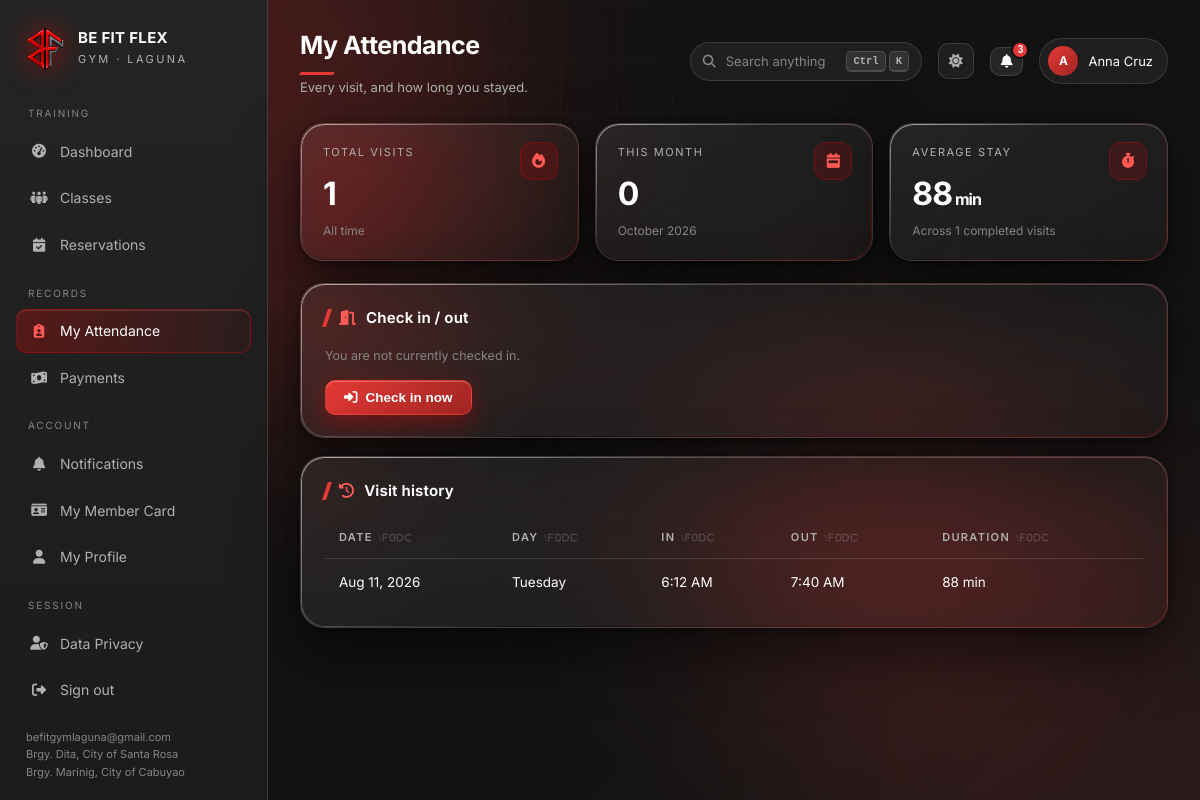
The app's page /member/attendance.php (signed in) with its own data.
### tables this page shows
CREATE TABLE attendance (
    attendance_id VARCHAR(50) PRIMARY KEY,
    member_id VARCHAR(50) NULL,
    day_pass_id VARCHAR(50) NULL,
    check_in_time DATETIME NOT NULL,
    check_out_time DATETIME,
    attendance_date DATE NOT NULL,
    created_at TIMESTAMP DEFAULT CURRENT_TIMESTAMP,
    FOREIGN KEY (member_id) REFERENCES members(member_id) ON DELETE CASCADE,
    FOREIGN KEY (day_pass_id) REFERENCES day_passes(pass_id) ON DELETE CASCADE,
    INDEX idx_member_id (member_id), INDEX idx_day_pass_id (day_pass_id), INDEX idx_attendance_date (attendance_date)
);

### config/db.php (called while the page is built, shortened)
<?php
function db(): PDO
{
    static $pdo = null;
    if ($pdo instanceof PDO) {
        return $pdo;
    }
    $dsn = sprintf('mysql:host=%s;port=%s;dbname=%s;charset=utf8mb4', DB['host'], DB['port'], DB['name']);
    try {
        $pdo = new PDO($dsn, DB['user'], DB['pass'], [
            PDO::ATTR_ERRMODE            => PDO::ERRMODE_EXCEPTION,
            PDO::ATTR_DEFAULT_FETCH_MODE => PDO::FETCH_ASSOC,
            PDO::ATTR_EMULATE_PREPARES   => false,
        ]);
    } catch (PDOException $e) {
        http_response_code(500);
        error_log('Database connection failed: ' . $e->getMessage());
        echo '<!doctype html><meta charset="utf-8">'
           . '<div style="font:16px system-ui;background:#0a0a0a;color:#eee;padding:40px;height:100vh">'
           . '<h1 style="color:#E10600">Database connection failed</h1>'
           . '<p>MySQL is not reachable, the database has not been imported, or its environment variables are incorrect.</p>'
           . '<p>Check the database service and application logs, then verify the MYSQLHOST, MYSQLPORT, MYSQLDATABASE, MYSQLUSER, and MYSQLPASSWORD settings.</p></div>';
        exit;
    }
    return $pdo;
}

### includes/helpers.php (called while the page is built, shortened)
<?php
function dt(?string $v, string $fmt = 'M j, Y'): string
{
    $ts = strtotime($v);
    return $ts ? date($fmt, $ts) : '—';
}
function stmt(string $sql): PDOStatement
{
    static $cache = [];
    return $cache[$sql] ??= db()->prepare($sql);
}
function scalar(string $sql, array $args = []): mixed
{
    $s = stmt($sql);
    $s->execute($args);
    $v = $s->fetchColumn();
    return $v;
}
function rows(string $sql, array $args = []): array
{
    $s = stmt($sql);
    $s->execute($args);
    $r = $s->fetchAll();
    return $r;
}
function row(string $sql, array $args = []): ?array
{
    $s = stmt($sql);
    $s->execute($args);
    $r = $s->fetch();
    return $r ?: null;
}

### member/attendance.php (the view, shortened to what this page needs)
<?php
$mid = $_SESSION['member_id'] ?? '';
$open = row('SELECT * FROM attendance WHERE member_id = ? AND check_out_time IS NULL ORDER BY check_in_time DESC LIMIT 1', [$mid]);
$all  = rows('SELECT * FROM attendance WHERE member_id = ? ORDER BY check_in_time DESC LIMIT 60', [$mid]);
$total = count($all);
$mins = 0; $counted = 0;
foreach ($all as $a) {
    if ($a['check_out_time']) {
        $mins += (strtotime($a['check_out_time']) - strtotime($a['check_in_time'])) / 60;
        $counted++;
    }
}
$avg = $counted ? round($mins / $counted) : 0;
$thisMonth = (int) scalar("SELECT COUNT(*) FROM attendance WHERE member_id = ? AND DATE_FORMAT(attendance_date,'%Y-%m') = DATE_FORMAT(CURDATE(),'%Y-%m')", [$mid]);
include __DIR__ . '/../includes/header.php';
?>
<div class="stats">
  <div class="stat glass hover"><div class="ico"><i class="fa-solid fa-fire"></i></div>
    <div class="label">Total visits</div><div class="value"><?= $total ?></div>
    <div class="note">All time</div></div>
  <div class="stat glass hover"><div class="ico"><i class="fa-solid fa-calendar-week"></i></div>
    <div class="label">This month</div><div class="value"><?= $thisMonth ?></div>
    <div class="note"><?= date('F Y') ?></div></div>
  <div class="stat glass hover"><div class="ico"><i class="fa-solid fa-stopwatch"></i></div>
    <div class="label">Average stay</div><div class="value"><?= $avg ?><span style="font-size:16px"> min</span></div>
    <div class="note">Across <?= $counted ?> completed visits</div></div>
</div>
<div class="panel glass">
  <h2><i class="fa-solid fa-door-open"></i> Check in / out</h2>
  <?php if ($open): ?>
    <p class="note" style="margin-bottom:14px">
      You checked in at <b><?= date('g:i A', strtotime($open['check_in_time'])) ?></b> today.</p>
    <form method="post">
      <?= csrf_field() ?>
      <input type="hidden" name="action" value="check_out">
      <button class="btn red"><i class="fa-solid fa-right-from-bracket"></i> Check out</button>
    </form>
  <?php else: ?>
    <p class="note" style="margin-bottom:14px">You are not currently checked in.</p>
    <form method="post">
      <button class="btn red"><i class="fa-solid fa-right-to-bracket"></i> Check in now</button>
    </form>
  <?php endif; ?>
</div>
<div class="panel glass">
  <h2><i class="fa-solid fa-clock-rotate-left"></i> Visit history</h2>
  <?php if (!$all): ?>
    <div class="empty"><i class="fa-solid fa-door-closed"></i>No visits recorded yet.</div>
  <?php else: ?>
  <div class="table-wrap"><table>
    <thead><tr><th>Date</th><th>Day</th><th>In</th><th>Out</th><th>Duration</th></tr></thead>
    <tbody>
    <?php foreach ($all as $a):
      $d = $a['check_out_time'] ? round((strtotime($a['check_out_time']) - strtotime($a['check_in_time'])) / 60) : null; ?>
      <tr>
        <td><?= dt($a['attendance_date']) ?></td>
        <td class="mono"><?= date('l', strtotime($a['attendance_date'])) ?></td>
        <td><?= date('g:i A', strtotime($a['check_in_time'])) ?></td>
        <td><?= $a['check_out_time'] ? date('g:i A', strtotime($a['check_out_time'])) : '<span class="chip warn">open</span>' ?></td>
        <td><?= $d !== null ? $d . ' min' : '—' ?></td>
      </tr>
    <?php endforeach; ?>
    </tbody>
  </table></div>
  <?php endif; ?>
</div>
<?php include __DIR__ . '/../includes/footer.php'; ?>

### assets/css/glass.css (style rules this page uses)
:root { --red: #E53935; --red-hot: #FF5A56; --red-deep: #9F2522; --ink: #121212; --ink-2: #1F1F1F; --glass: rgba(255,255,255,.055); --glass-2: rgba(255,255,255,.085); --stroke: rgba(255,255,255,.13); --stroke-hot: rgba(225,6,0,.45); --text: #FFFFFF; --muted: #B0B0B0; --dim: #858585; --ok: #22C55E; --warn: #F59E0B; --bad: #EF4444; --info: #38BDF8; --r-lg: 24px; --r-md: 16px; --r-sm: 10px; --blur: saturate(180%) blur(22px); --shadow: 0 24px 60px rgba(0,0,0,.55), 0 2px 8px rgba(0,0,0,.4); --edge: inset 0 1px 0 rgba(255,255,255,.20), inset 0 -1px 0 rgba(0,0,0,.35); }
* { box-sizing: border-box; margin: 0; padding: 0; }
html { scroll-behavior: smooth; }
body { min-height: 100vh; background: var(--ink); color: var(--text); font: 15px/1.55 "Inter", -apple-system, BlinkMacSystemFont, "Segoe UI", Roboto, Arial, sans-serif; -webkit-font-smoothing: antialiased; overflow-x: hidden; }
body::before { content: ""; position: fixed; inset: 0; z-index: -1; pointer-events: none; background: linear-gradient(135deg, rgba(229,57,53,.06), transparent 34%), linear-gradient(315deg, rgba(255,255,255,.025), transparent 42%); }
.glass { position: relative; background: linear-gradient(150deg, var(--glass-2), var(--glass) 45%, rgba(255,255,255,.03)); backdrop-filter: var(--blur); -webkit-backdrop-filter: var(--blur); border: 1px solid var(--stroke); border-radius: var(--r-lg); box-shadow: var(--shadow), var(--edge); }
.glass::before { content: ""; position: absolute; inset: 0; border-radius: inherit; padding: 1px; background: linear-gradient(140deg, rgba(255,255,255,.55), rgba(255,255,255,0) 38%, rgba(225,6,0,.35) 100%); -webkit-mask: linear-gradient(#000 0 0) content-box, linear-gradient(#000 0 0); -webkit-mask-composite: xor; mask-composite: exclude; pointer-events: none; }
.glass.hover { transition: transform .3s cubic-bezier(.2,.8,.2,1), border-color .3s, box-shadow .3s; }
.stats { display: grid; gap: 16px; grid-template-columns: repeat(auto-fit, minmax(210px, 1fr)); margin-bottom: 22px; }
.stat { padding: 20px 22px; }
.stat .label { font-size: 11px; letter-spacing: .14em; text-transform: uppercase; color: var(--muted); }
.stat .value { font-size: 32px; font-weight: 700; letter-spacing: -.03em; margin: 8px 0 2px; }
.stat .note { font-size: 12px; color: var(--dim); }
.stat .ico { position: absolute; top: 18px; right: 20px; width: 38px; height: 38px; border-radius: 12px; display: grid; place-items: center; background: rgba(225,6,0,.16); border: 1px solid rgba(225,6,0,.32); color: var(--red-hot); }
.panel { padding: 22px 24px; margin-bottom: 18px; }
.panel > h2 { font-size: 15px; font-weight: 650; letter-spacing: .01em; display: flex; align-items: center; gap: 10px; margin-bottom: 16px; }
.panel > h2::before { content: ""; width: 4px; height: 18px; background: var(--red); transform: skewX(-18deg); flex: 0 0 auto; }
.panel > h2 i { color: var(--red-hot); }
.table-wrap { overflow-x: auto; margin: 0 -6px; padding: 0 6px; }
table { width: 100%; border-collapse: separate; border-spacing: 0; font-size: 13.5px; }
thead th { text-align: left; padding: 11px 14px; font-size: 11px; letter-spacing: .12em; text-transform: uppercase; color: var(--muted); font-weight: 600; border-bottom: 1px solid var(--stroke); white-space: nowrap; }
tbody td { padding: 13px 14px; border-bottom: 1px solid rgba(255,255,255,.055); vertical-align: middle; }
tbody tr { transition: background .18s; }
tbody tr:last-child td { border-bottom: 0; }
.btn { display: inline-flex; align-items: center; gap: 8px; padding: 9px 18px; border-radius: var(--r-sm); border: 1px solid var(--stroke); background: var(--glass-2); color: var(--text); font-size: 13.5px; font-weight: 550; cursor: pointer; text-decoration: none; backdrop-filter: var(--blur); -webkit-backdrop-filter: var(--blur); transition: all .2s; }
.btn.red { background: linear-gradient(135deg, var(--red), var(--red-deep)); border-color: rgba(255,80,60,.5); color: #fff; box-shadow: 0 8px 24px rgba(225,6,0,.35), inset 0 1px 0 rgba(255,255,255,.25); }
.note { font-size: 12.5px; color: var(--dim); line-height: 1.65; }

### assets/css/ui.css (style rules this page uses)
:root { --row-y: 13px; --panel-p: 22px; }
.panel { padding: var(--panel-p) calc(var(--panel-p) + 2px); }
tbody td { padding: var(--row-y) 14px; }
thead th.sortable { cursor: pointer; user-select: none; white-space: nowrap; }
thead th.sortable::after { content: "\\f0dc"; font-family: "Font Awesome 6 Free"; font-weight: 900; font-size: 9px; margin-left: 6px; opacity: .3; }

### records on screen
attendance: attendance_date "Aug 11, 2026", attendance_date "Tuesday", check_in_time "6:12 AM", check_out_time "7:40 AM", d "88"

### other values on screen
$group "TRAINING"
$label "Dashboard"
$label "Classes"
$label "Reservations"
$group "RECORDS"
$label "My Attendance"
$label "Payments"
$group "ACCOUNT"
$label "Notifications"
$label "My Member Card"
$label "My Profile"
APP_EMAIL "befitgymlaguna@gmail.com"
$br "Brgy. Dita, City of Santa Rosa"
$br "Brgy. Marinig, City of Cabuyao"
$title "My Attendance"
